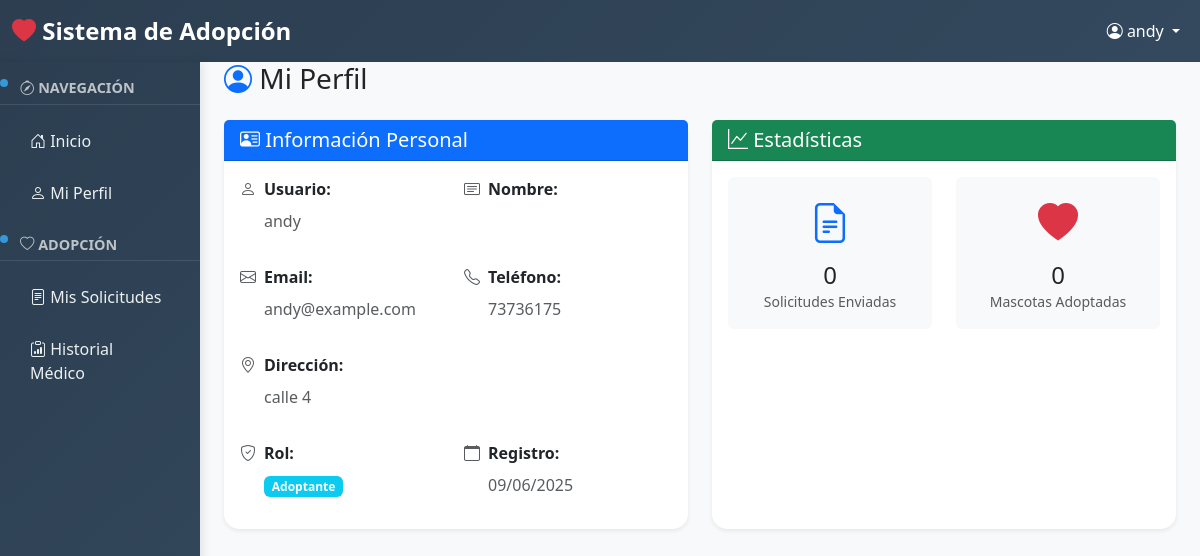
The page /usuarios/perfil/ (signed in) on the database as committed earlier.
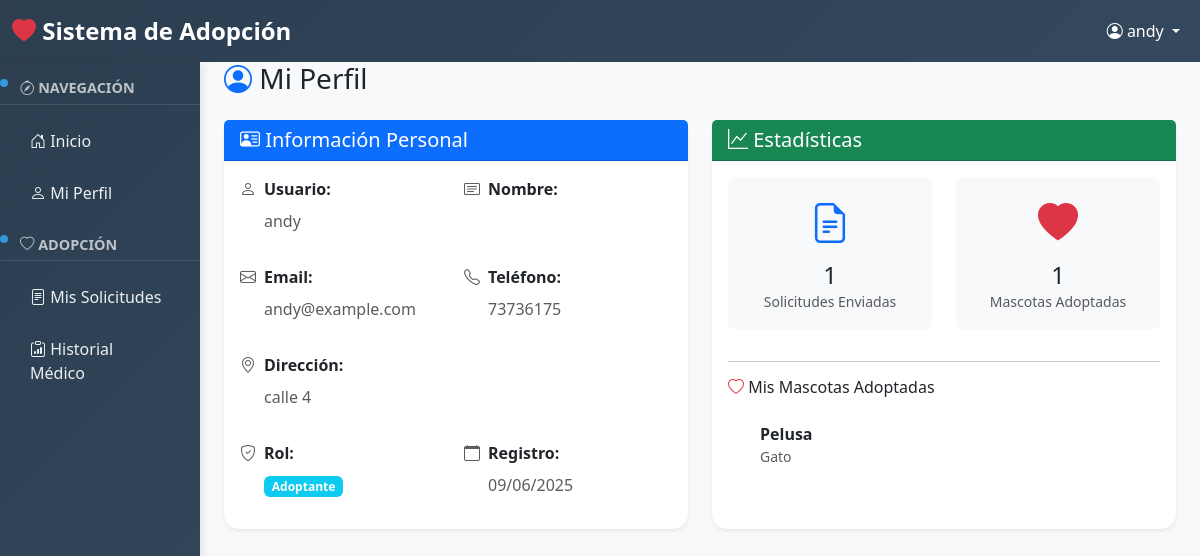
The same page on the database as committed later.
### usuarios/models.py (models this page shows, shortened)
class Usuario(AbstractUser):
    ROLES = [
        ('adoptante', 'Adoptante'),
        ('admin', 'Administrador'),
    ]
    telefono = models.CharField(max_length=15, blank=True, verbose_name="Teléfono")
    direccion = models.TextField(blank=True, verbose_name="Dirección")
    rol = models.CharField(max_length=10, choices=ROLES, default='adoptante', verbose_name="Rol")
    fecha_registro = models.DateTimeField(default=timezone.now, verbose_name="Fecha de registro")
    class Meta:
        verbose_name = "Usuario"
        verbose_name_plural = "Usuarios"

### mascotas/models.py (models this page shows, shortened)
class Mascota(models.Model):
    ESPECIES = [
        ('perro', 'Perro'),
        ('gato', 'Gato'),
        ('ave', 'Ave'),
        ('otro', 'Otro'),
    ]
    SEXO = [
        ('macho', 'Macho'),
        ('hembra', 'Hembra'),
    ]
    ESTADO = [
        ('Disponible', 'Disponible para adopción'),
        ('adoptado', 'Adoptado'),
        ('en_proceso', 'En proceso de adopción'),
    ]
    nombre = models.CharField(max_length=100, verbose_name="Nombre")
    especie = models.CharField(max_length=15, choices=ESPECIES, verbose_name="Especie")
    raza = models.CharField(max_length=70, verbose_name="Raza")
    edad = models.PositiveIntegerField(help_text="Edad en años", verbose_name="Edad")
    sexo = models.CharField(max_length=10, choices=SEXO, verbose_name="Sexo")
    estado_adopcion = models.CharField(
        max_length= 15,
        choices=ESTADO,
        default="Disponible",
        verbose_name= "Estado de adopción"
    )
    fecha_ingreso = models.DateTimeField(default=timezone.now, verbose_name="Fecha de ingreso")
    adoptante = models.ForeignKey(
        'usuarios.Usuario',
        on_delete=models.SET_NULL,
        null=True,
        blank=True,
        related_name='mascotas_adoptadas',
        verbose_name='Adoptante'
    )
    class Meta:
        verbose_name = "Mascota"
        verbose_name_plural = "Mascotas"
        ordering = ['-fecha_ingreso']

### usuarios/views.py (the view)
# urls.py: path('perfil/', views.perfil, name='perfil'),
@login_required
def perfil(request):
    return render(request, 'usuarios/perfil.html')

### usuarios/templates/usuarios/perfil.html (shortened to what the changed rows need)
{% extends 'base.html' %}
{% block content %}
<div class="container-fluid">
    <div class="row">
        <div class="col-12">
            <div class="d-flex justify-content-between align-items-center mb-4">
                <h1 class="h3 mb-0">
                    <i class="bi bi-person-circle text-primary"></i> Mi Perfil
                </h1>
            </div>
        </div>
    </div>
    <div class="row">
        <div class="col-lg-6 mb-4">
            <div class="card shadow-sm h-100">
                <div class="card-header bg-primary text-white">
                    <h5 class="card-title mb-0">
                        <i class="bi bi-person-vcard"></i> Información Personal
                    </h5>
                </div>
                <div class="card-body">
                    <div class="row g-3">
                        <div class="col-sm-6">
                            <div class="d-flex align-items-center mb-2">
                                <i class="bi bi-person text-muted me-2"></i>
                                <strong>Usuario:</strong>
                            </div>
                            <p class="text-muted ms-4">{{ user.username }}</p>
                        </div>
                        <div class="col-sm-6">
                            <div class="d-flex align-items-center mb-2">
                                <i class="bi bi-card-text text-muted me-2"></i>
                                <strong>Nombre:</strong>
                            </div>
                        </div>
                        <div class="col-sm-6">
                            <div class="d-flex align-items-center mb-2">
                                <i class="bi bi-envelope text-muted me-2"></i>
                                <strong>Email:</strong>
                            </div>
                            <p class="text-muted ms-4">{{ user.email }}</p>
                        </div>
                        <div class="col-sm-6">
                            <div class="d-flex align-items-center mb-2">
                                <i class="bi bi-telephone text-muted me-2"></i>
                                <strong>Teléfono:</strong>
                            </div>
                            <p class="text-muted ms-4">{{ user.telefono|default:"No especificado" }}</p>
                        </div>
                        <div class="col-12">
                            <div class="d-flex align-items-center mb-2">
                                <i class="bi bi-geo-alt text-muted me-2"></i>
                                <strong>Dirección:</strong>
                            </div>
                            <p class="text-muted ms-4">{{ user.direccion|default:"No especificada" }}</p>
                        </div>
                        <div class="col-sm-6">
                            <div class="d-flex align-items-center mb-2">
                                <i class="bi bi-shield-check text-muted me-2"></i>
                                <strong>Rol:</strong>
                            </div>
                            <span class="badge bg-info ms-4">{{ user.get_rol_display }}</span>
                        </div>
                        <div class="col-sm-6">
                            <div class="d-flex align-items-center mb-2">
                                <i class="bi bi-calendar text-muted me-2"></i>
                                <strong>Registro:</strong>
                            </div>
                            <p class="text-muted ms-4">{{ user.fecha_registro|date:"d/m/Y" }}</p>
                        </div>
                    </div>
                </div>
            </div>
        </div>
        <div class="col-lg-6 mb-4">
            <div class="card shadow-sm h-100">
                <div class="card-header bg-success text-white">
                    <h5 class="card-title mb-0">
                        <i class="bi bi-graph-up"></i> Estadísticas
                    </h5>
                </div>
                <div class="card-body">
                    <div class="row text-center">
                        <div class="col-6 mb-3">
                            <div class="p-3 bg-light rounded">
                                <i class="bi bi-file-earmark-text fs-1 text-primary"></i>
                                <h4 class="mt-2 mb-0">{{ user.solicitudadopcion_set.count }}</h4>
                                <small class="text-muted">Solicitudes Enviadas</small>
                            </div>
                        </div>
                        <div class="col-6 mb-3">
                            <div class="p-3 bg-light rounded">
                                <i class="bi bi-heart-fill fs-1 text-danger"></i>
                                <h4 class="mt-2 mb-0">{{ user.mascotas_adoptadas.count }}</h4>
                                <small class="text-muted">Mascotas Adoptadas</small>
                            </div>
                        </div>
                    </div>
                    {% if user.mascotas_adoptadas.exists %}
                        <hr>
                        <h6 class="mb-3">
                            <i class="bi bi-heart text-danger"></i> Mis Mascotas Adoptadas
                        </h6>
                        <div class="list-group list-group-flush">
                            {% for mascota in user.mascotas_adoptadas.all %}
                                <a href="{% url 'mascotas:detalle' mascota.id %}"
                                   class="list-group-item list-group-item-action d-flex align-items-center">
                                    <div>
                                        <strong>{{ mascota.nombre }}</strong>
                                        <small class="text-muted d-block">{{ mascota.get_especie_display }}</small>
                                    </div>
                                </a>
                            {% endfor %}
                        </div>
                    {% endif %}
                </div>
            </div>
        </div>
    </div>
</div>
{% endblock %}

### templates/base.html (shortened to what this page needs)
<!DOCTYPE html>
<html lang="es">
<head>
    <link href="https://cdn.jsdelivr.net/npm/bootstrap@5.3.0/dist/css/bootstrap.min.css" rel="stylesheet">
    <link rel="stylesheet" href="https://cdn.jsdelivr.net/npm/bootstrap-icons@1.10.0/font/bootstrap-icons.css">
</head>
<body>
    {% if user.is_authenticated %}
        <nav class="navbar navbar-expand-lg navbar-dark" style="background: linear-gradient(135deg, var(--primary-color), #34495e);">
            <div class="container-fluid">
                <a class="navbar-brand" href="{% url 'mascotas:inicio' %}">
                    <i class="bi bi-heart-fill text-danger"></i> Sistema de Adopción
                </a>
                <div class="navbar-nav ms-auto">
                    <div class="nav-item dropdown">
                        <a class="nav-link dropdown-toggle text-white" href="#" role="button" data-bs-toggle="dropdown">
                            <i class="bi bi-person-circle"></i> {{ user.get_full_name|default:user.username }}
                        </a>
                    </div>
                </div>
            </div>
        </nav>
        <div class="container-fluid">
            <div class="row">
                <div class="col-md-3 col-lg-2 px-0">
                    <div class="sidebar">
                        <div class="section-title">
                            <i class="bi bi-compass"></i> Navegación
                        </div>
                        <nav class="nav flex-column">
                            <a class="nav-link" href="{% url 'mascotas:inicio' %}">
                                <i class="bi bi-house-door"></i> Inicio
                            </a>
                            <a class="nav-link" href="{% url 'usuarios:perfil' %}">
                                <i class="bi bi-person"></i> Mi Perfil
                            </a>
                        </nav>
                        <div class="section-title">
                            <i class="bi bi-heart"></i> Adopción
                        </div>
                        <nav class="nav flex-column">
                            <a class="nav-link" href="{% url 'solicitudes:mis_solicitudes' %}">
                                <i class="bi bi-file-text"></i> Mis Solicitudes
                            </a>
                            <a class="nav-link" href="{% url 'historiales:lista' %}">
                                <i class="bi bi-clipboard-data"></i> Historial Médico
                            </a>
                        </nav>
                    </div>
                </div>
                <div class="col-md-9 col-lg-10">
                    <div class="main-content">
                        {% block content %}{% endblock %}
                    </div>
                </div>
            </div>
        </div>
    {% endif %}
</body>
</html>

Rows that differ between the two databases and show on the page:
changed Usuario "andy": solicitudadopcion_set.count "0" → "1"; mascotas_adoptadas.count "0" → "1"
added Mascota: nombre "Pelusa", especie "Gato"
Other text that changed with them:
text now shown: "Mis Mascotas Adoptadas"
